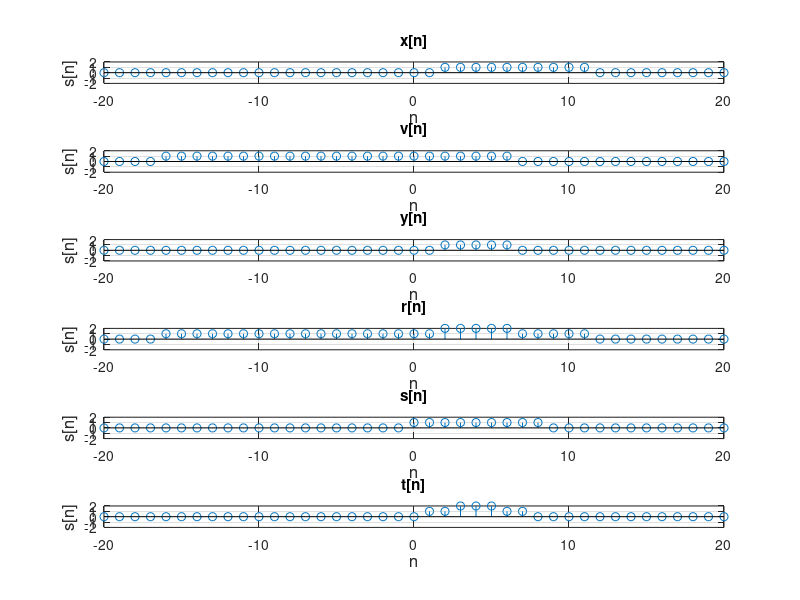

The MATLAB source for this figure:
% Tạo một mảng nx chứa các giá trị từ -100 đến 100
nx = -100:100;
% Khởi tạo các tín hiệu và dãy x
us1 = zeros(size(nx));
us2 = zeros(size(nx));
x = zeros(size(nx));

% Tạo tín hiệu us1 và us2
us1(nx >= 2) = 1;
us2(nx >= 12) = 1;

% Tạo dãy x bằng sự kết hợp của us1 và us2
x = us1 - us2;

% Vẽ đồ thị cho x[n]
figure(5)
subplot(6,1,1);
stem(nx,x)
axis([-20,20, -2, 2])
grid on
title('x[n]')
xlabel('n', 'fontsize', 12)
ylabel('s[n]', 'fontsize', 12)

% 2_b
% Khởi tạo các tín hiệu và dãy v
us1 = zeros(size(nx));
us2 = zeros(size(nx));
v = zeros(size(nx));

% Tạo tín hiệu us1 và us2
us1(nx >= -16) = 1;
us2(nx >= 7) = 1;

% Tạo dãy v bằng sự kết hợp của us1 và us2
v = us1 - us2;

% Vẽ đồ thị cho v[n]
subplot(6,1,2);
stem(nx,v)
axis([-20,20, -2, 2])
grid on
title('v[n]')
xlabel('n', 'fontsize', 12)
ylabel('s[n]', 'fontsize', 12)

% 2_c
% Tạo dãy y bằng tích của x và v
y = x .* v;

% Vẽ đồ thị cho y[n]
subplot(6,1,3);
stem(nx,y)
axis([-20,20, -2, 2])
grid on
title('y[n]')
xlabel('n', 'fontsize', 12)
ylabel('s[n]', 'fontsize', 12)

% 2_d
% Tạo dãy r bằng tổng của x và v
r = x + v;

% Vẽ đồ thị cho r[n]
subplot(6,1,4);
stem(nx,r)
axis([-20,20, -2, 2])
grid on
title('r[n]')
xlabel('n', 'fontsize', 12)
ylabel('s[n]', 'fontsize', 12)

% 2_e
% Tạo các tín hiệu và dãy x1, v1, và s
x1 = zeros(size(nx));
nt1 = -98:102;
us1 = zeros(size(nt1));
us2 = zeros(size(nt1));
v1 = zeros(size(nx));

% Tạo tín hiệu us1 và us2
us1(nt1 >= 2) = 1;
us2(nt1 >= 12) = 1;

% Tạo dãy x1 bằng sự kết hợp của us1 và us2
x1 = us1 - us2;

% Tạo một mảng nt2 và các tín hiệu us1 và us2 khác
nt2 = -102:98;
us1 = zeros(size(nt2));
us2 = zeros(size(nt2));

% Tạo tín hiệu us1 và us2
us1(nt2 >= -16) = 1;
us2(nt2 >= 7) = 1;

% Tạo dãy v1 bằng sự kết hợp của us1 và us2
v1 = us1 - us2;

% Tạo dãy s bằng tích của x1 và v1
s = x1 .* v1;

% Vẽ đồ thị cho s[n]
subplot(6,1,5);
stem(nx,s)
axis([-20,20, -2, 2])
grid on
title('s[n]')
xlabel('n', 'fontsize', 12)
ylabel('s[n]', 'fontsize', 12)

% 2_f
% Tạo các tín hiệu và dãy y1, x2, v2, y2, x3, và v3
y1 = zeros(size(nx));
ny1 = -101:99;
us1 = zeros(size(ny1));
us2 = zeros(size(ny1));
x2 = zeros(size(nx));
v2 = zeros(size(nx));

% Tạo tín hiệu us1 và us2
us1(ny1 >= 2) = 1;
us2(ny1 >= 12) = 1;

% Tạo dãy x2 bằng sự kết hợp của us1 và us2
x2 = us1 - us2;

% Khởi tạo các tín hiệu và dãy us1, us2, và v2
us1 = zeros(size(ny1));
us2 = zeros(size(ny1));

% Tạo tín hiệu us1 và us2
us1(ny1 >= -16) = 1;
us2(ny1 >= 7) = 1;

% Tạo dãy v2 bằng sự kết hợp của us1 và us2
v2 = us1 - us2;

% Tạo dãy y1 bằng tích của x2 và v2
y1 = x2 .* v2;

% Tạo mảng ny2 và các tín hiệu và dãy khác
ny2 = -99:101;
y2 = zeros(size(nx));
x3 = zeros(size(nx));
v3 = zeros(size(nx));
us1 = zeros(size(ny2));
us2 = zeros(size(ny2));

% Tạo tín hiệu us1 và us2
us1(ny2 >= 2) = 1;
us2(ny2 >= 12) = 1;

% Tạo dãy x3 bằng sự kết hợp của us1 và us2
x3 = us1 - us2;

% Khởi tạo các tín hiệu và dãy us1, us2, và v3
us1 = zeros(size(ny2));
us2 = zeros(size(ny2));

% Tạo tín hiệu us1 và us2
us1(ny2 >= -16) = 1;
us2(ny2 >= 7) = 1;

% Tạo dãy v3 bằng sự kết hợp của us1 và us2
v3 = us1 - us2;

% Tạo dãy y2 bằng tích của x3 và v3
y2 = x3 .* v3;

% Tạo dãy t bằng tổng của y1 và y2
t = y1 + y2;

% Vẽ đồ thị cho t[n]
subplot(6,1,6);
stem(nx,t)
axis([-20,20, -2, 2])
grid on
title('t[n]')
xlabel('n', 'fontsize', 12)
ylabel('s[n]', 'fontsize', 12)

% Xóa biến tạm thời
clear
